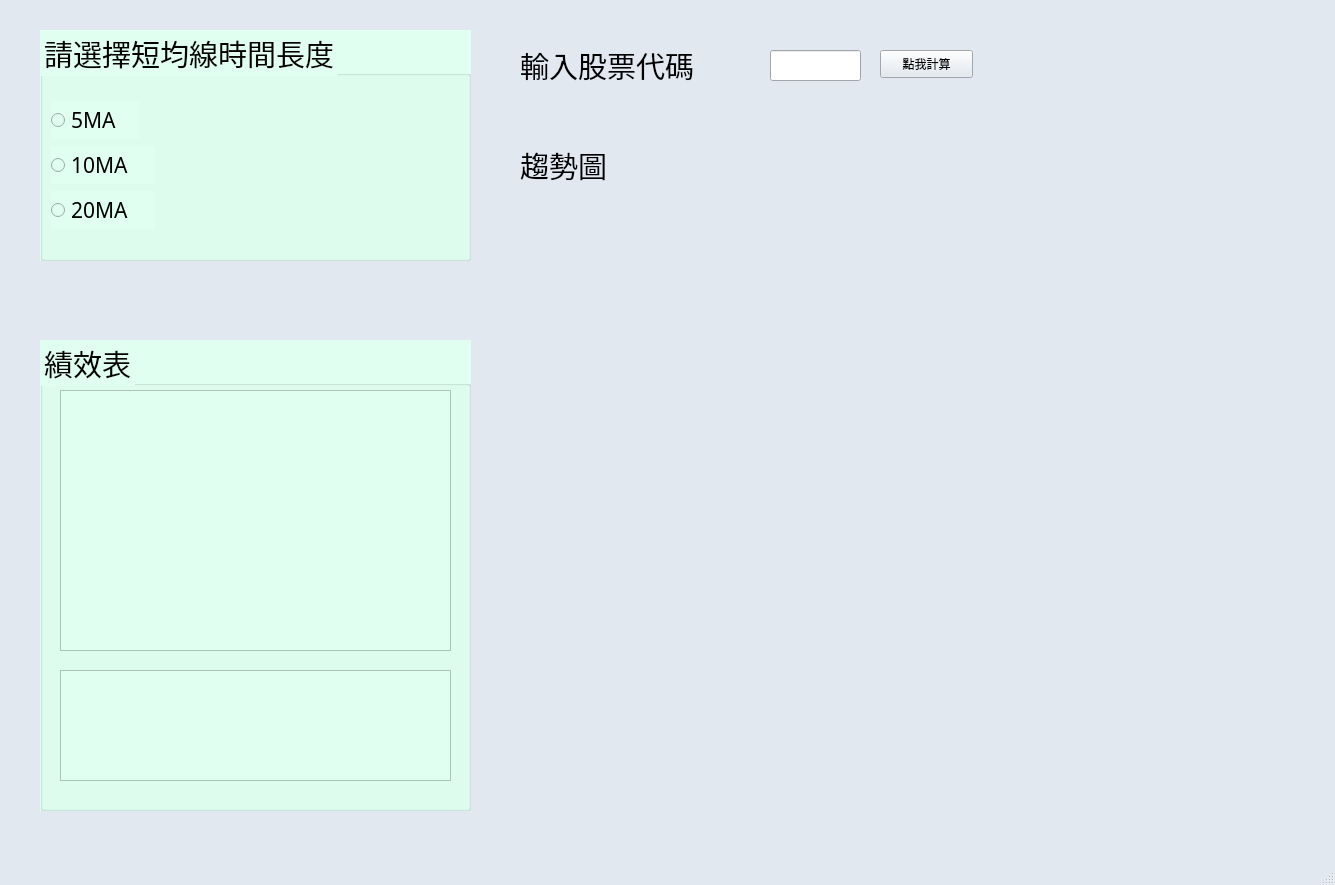
<?xml version="1.0" encoding="UTF-8"?>
<ui version="4.0">
 <class>MainWindow</class>
 <widget class="QMainWindow" name="MainWindow">
  <property name="geometry">
   <rect>
    <x>0</x>
    <y>0</y>
    <width>1335</width>
    <height>885</height>
   </rect>
  </property>
  <property name="palette">
   <palette>
    <active>
     <colorrole role="WindowText">
      <brush brushstyle="SolidPattern">
       <color alpha="255">
        <red>0</red>
        <green>0</green>
        <blue>0</blue>
       </color>
      </brush>
     </colorrole>
     <colorrole role="Button">
      <brush brushstyle="SolidPattern">
       <color alpha="255">
        <red>225</red>
        <green>232</green>
        <blue>240</blue>
       </color>
      </brush>
     </colorrole>
     <colorrole role="Light">
      <brush brushstyle="SolidPattern">
       <color alpha="255">
        <red>255</red>
        <green>255</green>
        <blue>255</blue>
       </color>
      </brush>
     </colorrole>
     <colorrole role="Midlight">
      <brush brushstyle="SolidPattern">
       <color alpha="255">
        <red>240</red>
        <green>243</green>
        <blue>247</blue>
       </color>
      </brush>
     </colorrole>
     <colorrole role="Dark">
      <brush brushstyle="SolidPattern">
       <color alpha="255">
        <red>112</red>
        <green>116</green>
        <blue>120</blue>
       </color>
      </brush>
     </colorrole>
     <colorrole role="Mid">
      <brush brushstyle="SolidPattern">
       <color alpha="255">
        <red>150</red>
        <green>155</green>
        <blue>160</blue>
       </color>
      </brush>
     </colorrole>
     <colorrole role="Text">
      <brush brushstyle="SolidPattern">
       <color alpha="255">
        <red>0</red>
        <green>0</green>
        <blue>0</blue>
       </color>
      </brush>
     </colorrole>
     <colorrole role="BrightText">
      <brush brushstyle="SolidPattern">
       <color alpha="255">
        <red>255</red>
        <green>255</green>
        <blue>255</blue>
       </color>
      </brush>
     </colorrole>
     <colorrole role="ButtonText">
      <brush brushstyle="SolidPattern">
       <color alpha="255">
        <red>0</red>
        <green>0</green>
        <blue>0</blue>
       </color>
      </brush>
     </colorrole>
     <colorrole role="Base">
      <brush brushstyle="SolidPattern">
       <color alpha="255">
        <red>255</red>
        <green>255</green>
        <blue>255</blue>
       </color>
      </brush>
     </colorrole>
     <colorrole role="Window">
      <brush brushstyle="SolidPattern">
       <color alpha="255">
        <red>225</red>
        <green>232</green>
        <blue>240</blue>
       </color>
      </brush>
     </colorrole>
     <colorrole role="Shadow">
      <brush brushstyle="SolidPattern">
       <color alpha="255">
        <red>0</red>
        <green>0</green>
        <blue>0</blue>
       </color>
      </brush>
     </colorrole>
     <colorrole role="AlternateBase">
      <brush brushstyle="SolidPattern">
       <color alpha="255">
        <red>240</red>
        <green>243</green>
        <blue>247</blue>
       </color>
      </brush>
     </colorrole>
     <colorrole role="ToolTipBase">
      <brush brushstyle="SolidPattern">
       <color alpha="255">
        <red>255</red>
        <green>255</green>
        <blue>220</blue>
       </color>
      </brush>
     </colorrole>
     <colorrole role="ToolTipText">
      <brush brushstyle="SolidPattern">
       <color alpha="255">
        <red>0</red>
        <green>0</green>
        <blue>0</blue>
       </color>
      </brush>
     </colorrole>
    </active>
    <inactive>
     <colorrole role="WindowText">
      <brush brushstyle="SolidPattern">
       <color alpha="255">
        <red>0</red>
        <green>0</green>
        <blue>0</blue>
       </color>
      </brush>
     </colorrole>
     <colorrole role="Button">
      <brush brushstyle="SolidPattern">
       <color alpha="255">
        <red>225</red>
        <green>232</green>
        <blue>240</blue>
       </color>
      </brush>
     </colorrole>
     <colorrole role="Light">
      <brush brushstyle="SolidPattern">
       <color alpha="255">
        <red>255</red>
        <green>255</green>
        <blue>255</blue>
       </color>
      </brush>
     </colorrole>
     <colorrole role="Midlight">
      <brush brushstyle="SolidPattern">
       <color alpha="255">
        <red>240</red>
        <green>243</green>
        <blue>247</blue>
       </color>
      </brush>
     </colorrole>
     <colorrole role="Dark">
      <brush brushstyle="SolidPattern">
       <color alpha="255">
        <red>112</red>
        <green>116</green>
        <blue>120</blue>
       </color>
      </brush>
     </colorrole>
     <colorrole role="Mid">
      <brush brushstyle="SolidPattern">
       <color alpha="255">
        <red>150</red>
        <green>155</green>
        <blue>160</blue>
       </color>
      </brush>
     </colorrole>
     <colorrole role="Text">
      <brush brushstyle="SolidPattern">
       <color alpha="255">
        <red>0</red>
        <green>0</green>
        <blue>0</blue>
       </color>
      </brush>
     </colorrole>
     <colorrole role="BrightText">
      <brush brushstyle="SolidPattern">
       <color alpha="255">
        <red>255</red>
        <green>255</green>
        <blue>255</blue>
       </color>
      </brush>
     </colorrole>
     <colorrole role="ButtonText">
      <brush brushstyle="SolidPattern">
       <color alpha="255">
        <red>0</red>
        <green>0</green>
        <blue>0</blue>
       </color>
      </brush>
     </colorrole>
     <colorrole role="Base">
      <brush brushstyle="SolidPattern">
       <color alpha="255">
        <red>255</red>
        <green>255</green>
        <blue>255</blue>
       </color>
      </brush>
     </colorrole>
     <colorrole role="Window">
      <brush brushstyle="SolidPattern">
       <color alpha="255">
        <red>225</red>
        <green>232</green>
        <blue>240</blue>
       </color>
      </brush>
     </colorrole>
     <colorrole role="Shadow">
      <brush brushstyle="SolidPattern">
       <color alpha="255">
        <red>0</red>
        <green>0</green>
        <blue>0</blue>
       </color>
      </brush>
     </colorrole>
     <colorrole role="AlternateBase">
      <brush brushstyle="SolidPattern">
       <color alpha="255">
        <red>240</red>
        <green>243</green>
        <blue>247</blue>
       </color>
      </brush>
     </colorrole>
     <colorrole role="ToolTipBase">
      <brush brushstyle="SolidPattern">
       <color alpha="255">
        <red>255</red>
        <green>255</green>
        <blue>220</blue>
       </color>
      </brush>
     </colorrole>
     <colorrole role="ToolTipText">
      <brush brushstyle="SolidPattern">
       <color alpha="255">
        <red>0</red>
        <green>0</green>
        <blue>0</blue>
       </color>
      </brush>
     </colorrole>
    </inactive>
    <disabled>
     <colorrole role="WindowText">
      <brush brushstyle="SolidPattern">
       <color alpha="255">
        <red>112</red>
        <green>116</green>
        <blue>120</blue>
       </color>
      </brush>
     </colorrole>
     <colorrole role="Button">
      <brush brushstyle="SolidPattern">
       <color alpha="255">
        <red>225</red>
        <green>232</green>
        <blue>240</blue>
       </color>
      </brush>
     </colorrole>
     <colorrole role="Light">
      <brush brushstyle="SolidPattern">
       <color alpha="255">
        <red>255</red>
        <green>255</green>
        <blue>255</blue>
       </color>
      </brush>
     </colorrole>
     <colorrole role="Midlight">
      <brush brushstyle="SolidPattern">
       <color alpha="255">
        <red>240</red>
        <green>243</green>
        <blue>247</blue>
       </color>
      </brush>
     </colorrole>
     <colorrole role="Dark">
      <brush brushstyle="SolidPattern">
       <color alpha="255">
        <red>112</red>
        <green>116</green>
        <blue>120</blue>
       </color>
      </brush>
     </colorrole>
     <colorrole role="Mid">
      <brush brushstyle="SolidPattern">
       <color alpha="255">
        <red>150</red>
        <green>155</green>
        <blue>160</blue>
       </color>
      </brush>
     </colorrole>
     <colorrole role="Text">
      <brush brushstyle="SolidPattern">
       <color alpha="255">
        <red>112</red>
        <green>116</green>
        <blue>120</blue>
       </color>
      </brush>
     </colorrole>
     <colorrole role="BrightText">
      <brush brushstyle="SolidPattern">
       <color alpha="255">
        <red>255</red>
        <green>255</green>
        <blue>255</blue>
       </color>
      </brush>
     </colorrole>
     <colorrole role="ButtonText">
      <brush brushstyle="SolidPattern">
       <color alpha="255">
        <red>112</red>
        <green>116</green>
        <blue>120</blue>
       </color>
      </brush>
     </colorrole>
     <colorrole role="Base">
      <brush brushstyle="SolidPattern">
       <color alpha="255">
        <red>225</red>
        <green>232</green>
        <blue>240</blue>
       </color>
      </brush>
     </colorrole>
     <colorrole role="Window">
      <brush brushstyle="SolidPattern">
       <color alpha="255">
        <red>225</red>
        <green>232</green>
        <blue>240</blue>
       </color>
      </brush>
     </colorrole>
     <colorrole role="Shadow">
      <brush brushstyle="SolidPattern">
       <color alpha="255">
        <red>0</red>
        <green>0</green>
        <blue>0</blue>
       </color>
      </brush>
     </colorrole>
     <colorrole role="AlternateBase">
      <brush brushstyle="SolidPattern">
       <color alpha="255">
        <red>225</red>
        <green>232</green>
        <blue>240</blue>
       </color>
      </brush>
     </colorrole>
     <colorrole role="ToolTipBase">
      <brush brushstyle="SolidPattern">
       <color alpha="255">
        <red>255</red>
        <green>255</green>
        <blue>220</blue>
       </color>
      </brush>
     </colorrole>
     <colorrole role="ToolTipText">
      <brush brushstyle="SolidPattern">
       <color alpha="255">
        <red>0</red>
        <green>0</green>
        <blue>0</blue>
       </color>
      </brush>
     </colorrole>
    </disabled>
   </palette>
  </property>
  <property name="windowTitle">
   <string>黃金交叉與死亡交叉</string>
  </property>
  <widget class="QWidget" name="centralwidget">
   <widget class="QGroupBox" name="groupBox">
    <property name="geometry">
     <rect>
      <x>40</x>
      <y>30</y>
      <width>431</width>
      <height>231</height>
     </rect>
    </property>
    <property name="font">
     <font>
      <family>微軟正黑體</family>
      <pointsize>22</pointsize>
     </font>
    </property>
    <property name="styleSheet">
     <string notr="true">background-color: rgb(224, 255, 240)</string>
    </property>
    <property name="title">
     <string>請選擇短均線時間長度</string>
    </property>
    <widget class="QRadioButton" name="radioButton">
     <property name="geometry">
      <rect>
       <x>11</x>
       <y>71</y>
       <width>88</width>
       <height>38</height>
      </rect>
     </property>
     <property name="font">
      <font>
       <family>微軟正黑體</family>
       <pointsize>16</pointsize>
      </font>
     </property>
     <property name="text">
      <string>5MA</string>
     </property>
    </widget>
    <widget class="QRadioButton" name="radioButton_2">
     <property name="geometry">
      <rect>
       <x>11</x>
       <y>116</y>
       <width>104</width>
       <height>38</height>
      </rect>
     </property>
     <property name="font">
      <font>
       <family>微軟正黑體</family>
       <pointsize>16</pointsize>
      </font>
     </property>
     <property name="text">
      <string>10MA</string>
     </property>
    </widget>
    <widget class="QRadioButton" name="radioButton_3">
     <property name="geometry">
      <rect>
       <x>11</x>
       <y>161</y>
       <width>104</width>
       <height>38</height>
      </rect>
     </property>
     <property name="font">
      <font>
       <family>微軟正黑體</family>
       <pointsize>16</pointsize>
      </font>
     </property>
     <property name="text">
      <string>20MA</string>
     </property>
    </widget>
   </widget>
   <widget class="QGroupBox" name="groupBox_2">
    <property name="geometry">
     <rect>
      <x>40</x>
      <y>340</y>
      <width>431</width>
      <height>471</height>
     </rect>
    </property>
    <property name="font">
     <font>
      <family>微軟正黑體</family>
      <pointsize>22</pointsize>
     </font>
    </property>
    <property name="styleSheet">
     <string notr="true">background-color: rgb(224, 255, 240)</string>
    </property>
    <property name="title">
     <string>績效表</string>
    </property>
    <widget class="QTableWidget" name="tableWidget">
     <property name="geometry">
      <rect>
       <x>20</x>
       <y>50</y>
       <width>391</width>
       <height>261</height>
      </rect>
     </property>
    </widget>
    <widget class="QTableWidget" name="tableWidget_2">
     <property name="geometry">
      <rect>
       <x>20</x>
       <y>330</y>
       <width>391</width>
       <height>111</height>
      </rect>
     </property>
    </widget>
   </widget>
   <widget class="QLabel" name="label">
    <property name="geometry">
     <rect>
      <x>520</x>
      <y>140</y>
      <width>111</width>
      <height>51</height>
     </rect>
    </property>
    <property name="font">
     <font>
      <family>微軟正黑體</family>
      <pointsize>22</pointsize>
     </font>
    </property>
    <property name="text">
     <string>趨勢圖</string>
    </property>
   </widget>
   <widget class="QLabel" name="label_2">
    <property name="geometry">
     <rect>
      <x>520</x>
      <y>190</y>
      <width>761</width>
      <height>541</height>
     </rect>
    </property>
    <property name="text">
     <string/>
    </property>
   </widget>
   <widget class="QLabel" name="label_3">
    <property name="geometry">
     <rect>
      <x>520</x>
      <y>680</y>
      <width>531</width>
      <height>131</height>
     </rect>
    </property>
    <property name="font">
     <font>
      <family>微軟正黑體</family>
      <pointsize>14</pointsize>
     </font>
    </property>
    <property name="text">
     <string/>
    </property>
   </widget>
   <widget class="QLabel" name="label_4">
    <property name="geometry">
     <rect>
      <x>520</x>
      <y>40</y>
      <width>231</width>
      <height>51</height>
     </rect>
    </property>
    <property name="font">
     <font>
      <family>微軟正黑體</family>
      <pointsize>22</pointsize>
     </font>
    </property>
    <property name="text">
     <string>輸入股票代碼</string>
    </property>
   </widget>
   <widget class="QLineEdit" name="lineEdit">
    <property name="geometry">
     <rect>
      <x>770</x>
      <y>50</y>
      <width>91</width>
      <height>31</height>
     </rect>
    </property>
    <property name="font">
     <font>
      <family>微軟正黑體 Light</family>
      <pointsize>12</pointsize>
     </font>
    </property>
   </widget>
   <widget class="QPushButton" name="pushButton">
    <property name="geometry">
     <rect>
      <x>880</x>
      <y>50</y>
      <width>93</width>
      <height>28</height>
     </rect>
    </property>
    <property name="text">
     <string>點我計算</string>
    </property>
   </widget>
  </widget>
  <widget class="QMenuBar" name="menubar">
   <property name="geometry">
    <rect>
     <x>0</x>
     <y>0</y>
     <width>1335</width>
     <height>25</height>
    </rect>
   </property>
  </widget>
  <widget class="QStatusBar" name="statusbar"/>
 </widget>
 <resources/>
 <connections/>
</ui>
